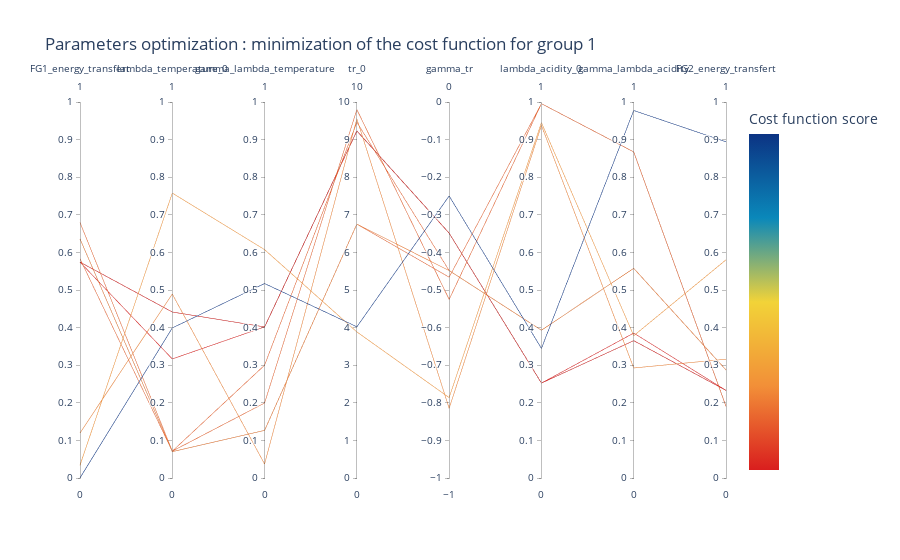

The notebook cell saved with this chart:
### Code cell
viewer.parallel_coordinates()[0]

### Figure 1 — Plotly figure (JSON) as saved in the notebook; plotly's stock layout.template omitted (floating-point values rounded to 4 significant figures)
{"data": [{"dimensions": [{"label": "FG1_energy_transfert", "range": [0, 1], "values": [0.5741, 0.5741, 0.5741, 0.6358, 0.583, 0.6796, 0.6358, 0.1196, 0.03414, 0.0002839]}, {"label": "lambda_temperature_0", "range": [0, 1], "values": [0.4415, 0.4415, 0.3167, 0.07008, 0.07144, 0.07144, 0.07008, 0.4893, 0.7578, 0.3991]}, {"label": "gamma_lambda_temperature", "range": [0, 1], "values": [0.4018, 0.4018, 0.4018, 0.1266, 0.3, 0.1995, 0.1266, 0.03727, 0.6074, 0.5172]}, {"label": "tr_0", "range": [0, 10], "values": [9.231, 9.231, 9.231, 6.752, 9.462, 9.798, 6.752, 9.553, 3.885, 4.021]}, {"label": "gamma_tr", "range": [-1, 0], "values": [-0.3488, -0.3488, -0.3488, -0.4659, -0.4483, -0.5251, -0.4483, -0.8146, -0.7862, -0.2499]}, {"label": "lambda_acidity_0", "range": [0, 1], "values": [0.2524, 0.2524, 0.2524, 0.9956, 0.393, 0.9956, 0.393, 0.9377, 0.9451, 0.3446]}, {"label": "gamma_lambda_acidity", "range": [0, 1], "values": [0.3653, 0.3854, 0.3653, 0.8673, 0.5576, 0.8673, 0.5576, 0.2927, 0.3784, 0.9774]}, {"label": "FG2_energy_transfert", "range": [0, 1], "values": [0.2329, 0.2329, 0.2329, 0.1906, 0.2874, 0.1906, 0.2874, 0.316, 0.5802, 0.8942]}], "line": {"color": [[0.2535], [0.2535], [0.257], [0.3662], [0.3676], [0.3714], [0.4094], [0.4243], [0.4622], [1.03]], "colorbar": {"tickmode": "array", "ticktext": [[-1.03], [-0.2535]], "tickvals": [[1.03], [0.2535]], "title": {"text": "Cost function score"}}, "colorscale": [[0, "rgb(12,51,131)"], [0.25, "rgb(10,136,186)"], [0.5, "rgb(242,211,56)"], [0.75, "rgb(242,143,56)"], [1, "rgb(217,30,30)"]], "reversescale": true, "showscale": true}, "type": "parcoords", "unselected": {"line": {"opacity": 0.2}}}], "layout": {"coloraxis": {"colorbar": {"title": {"text": "Cost function score"}}}, "title": {"text": "Parameters optimization : minimization of the cost function for group 1"}}}
